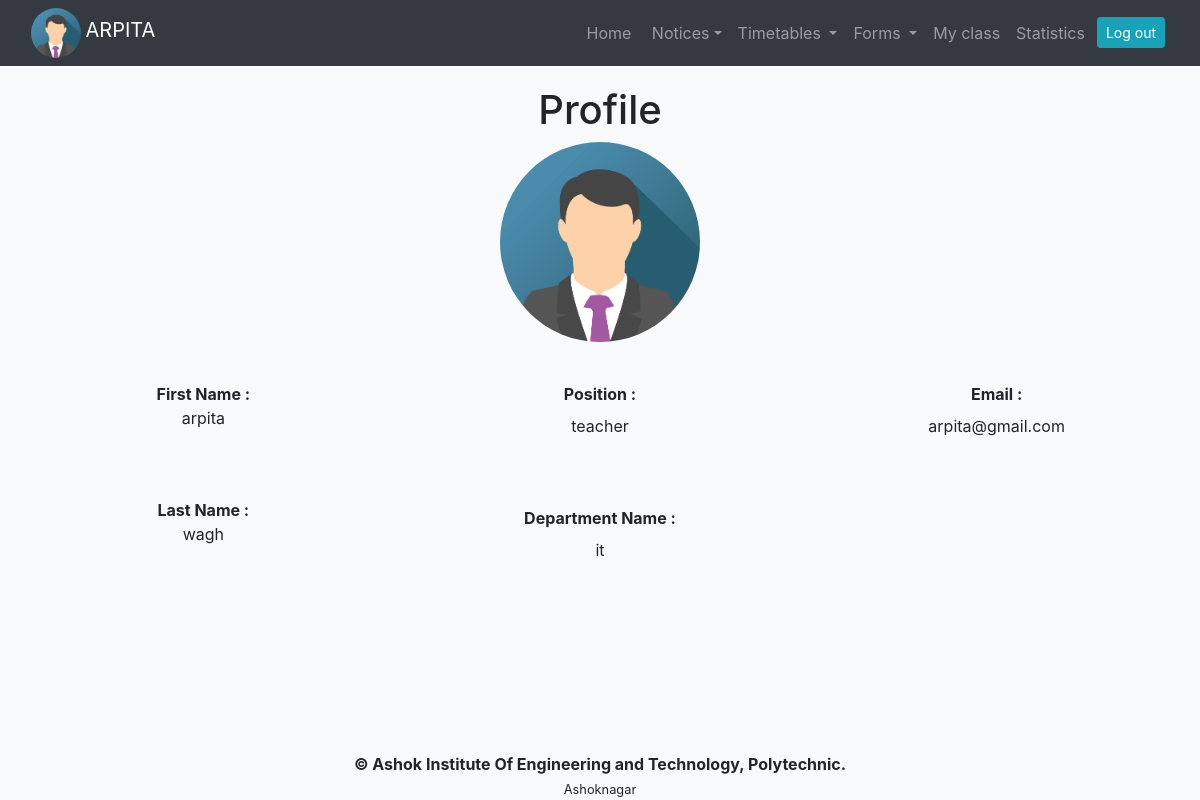
The app's page /teacher.php (signed in) with its own data.
### tables this page shows
CREATE TABLE `teachers` (
  `name` text NOT NULL,
  `surname` text NOT NULL,
  `email` varchar(40) NOT NULL,
  `password` text NOT NULL,
  `position` text NOT NULL,
  `dept` varchar(20) NOT NULL
);

### session.php (called while the page is built, shortened)
<?php
   include('connect.php');
   $user_check = $_SESSION['login_user'];
   $ses_sql = mysqli_query($conn,"select name,surname,email,position,dept from teachers where email = '$user_check'");
   $row = mysqli_fetch_array($ses_sql,MYSQLI_ASSOC);
   $position = $row['position'];
   $name = $row['name'];
?>

### teacher.php (the view, shortened to what this page needs)
<?php
include 'session.php';
$fname=$row['name'];
$lname=$row['surname'];
$cname=$row['dept'];
$email=$row['email'];
include_once('teacher.header.php');
?>
<div class="container-fluid">
  <div class="card-deck">
    <div class="card bg-light" style="border:none">
      <div class="card-body text-center" style="margin:auto">
        <h1>Profile</h1>
        <img class="l_avatar" id="profile_pic" src="img_avatar.png" />
      </div>
    </div>
  </div>
    <div class="card-columns">
          <div class="card bg-light" style="border:none">
            <div class="card-body text-center">
              <dl>
                <dt>First Name :</dt>
                <dd><?php echo $fname;?></dd>
              </dl>
            </div>
          </div>
          <div class="card bg-light" style="border:none">
            <div class="card-body text-center">
              <dl>
                <dt>Last Name :</dt>
                <dd><?php echo $lname;?></dd>
              </dl>
            </div>
          </div>
          <div class="card bg-light" style="border:none">
            <div class="card-body text-center">
              <dl>
                <dt>Position :</dt>
                <dd><dd><?php echo $position;?></dd></dd>
              </dl>
            </div>
          </div>
          <div class="card bg-light" style="border:none">
            <div class="card-body text-center">
              <dl>
                <dt>Department Name :</dt>
                <dd><dd><?php echo $cname;?></dd></dd>
              </dl>
            </div>
          </div>
          <div class="card bg-light" style="border:none">
            <div class="card-body text-center">
              <dl>
                <dt>Email :</dt>
                <dd><dd><?php echo $email;?></dd></dd>
              </dl>
            </div>
          </div>
    </div>
  </div>
<?php
  include_once("page.footer.php");
?>

### teacher.header.php (shortened to what this page needs)
<!DOCTYPE html>
<html>
  <head>
    <link href = "main.css" rel = "stylesheet">
    <link  rel = "stylesheet" href = "bootstrap.min.css">
    <link  rel = "stylesheet" href = "jquery-ui-1.12.1/jquery-ui.min.css">
  </head>
  <body class="bg-light">
    <nav class="navbar navbar-expand-sm bg-dark navbar-dark sticky-top">
      <div class="container-fluid">
        <div class="navbar-header">
          <a href="user"><img src="img_avatar.png" alt="Avatar" class="avatar" title="profile"></a>
          <a href="user" class="navbar-brand"><?php include('session.php'); echo strtoupper($name);?></a>
        </div>
        <div id="main-navbar">
          <ul class="nav navbar-nav navbar-right">
            <li class="nav-item"><a class="nav-link" href="user">Home</a></li>
            <li class="dropdown">
              <a href="#" class="nav-link dropdown-toggle" data-toggle="dropdown" id="toggle"><span class="bg-danger text-white count"></span>&nbsp;Notices</a>
            </li>
            <li class="nav-item dropdown">
              <a class="nav-link dropdown-toggle" href="#" id="tt" data-toggle="dropdown">
                Timetables
              </a>
            </li>
            <li class="nav-item dropdown">
              <a class="nav-link dropdown-toggle" href="#" id="forms" data-toggle="dropdown">
                Forms
              </a>
            </li>
            <li class="nav-item">
              <a class="nav-link" data-toggle="tooltip" title="Classes assigned to me" href="tasks">My class</a>
            </li>
            <li class="nav-item">
              <a class="nav-link" href="graphs">Statistics</a>
            </li>
            <li class="nav-item">
              <a class="btn btn-sm btn-info m-1" href="logout">Log out</a>
            </li>
          </ul>
        </div>
      </div>
    </nav>

### main.css (style rules this page uses)
.avatar { vertical-align: middle; width: 50px; height: 50px; border-radius: 50%; }
.l_avatar { margin:auto; vertical-align: middle; width: 200px; height: 200px; border-radius: 50%; }

### records on screen
teachers: name "ARPITA", name "arpita", surname "wagh", position "teacher", dept "it", email "arpita@gmail.com"
